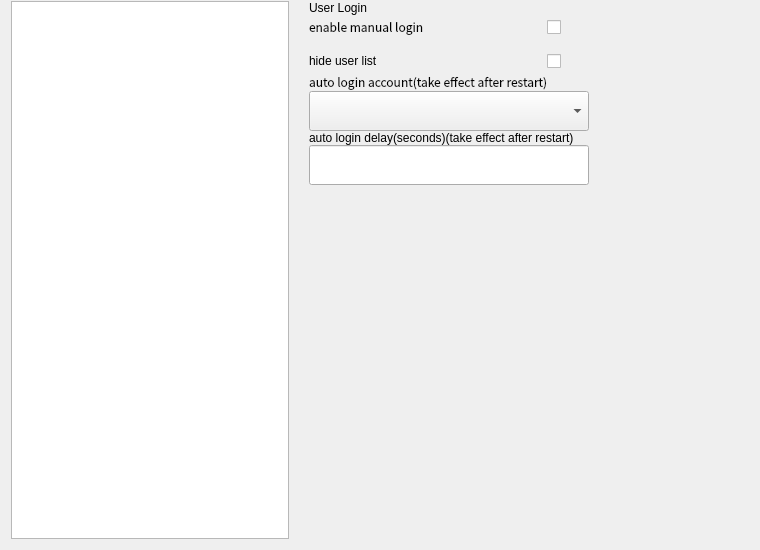
<?xml version="1.0" encoding="UTF-8"?>
<ui version="4.0">
 <class>GreeterSetting</class>
 <widget class="QWidget" name="GreeterSetting">
  <property name="geometry">
   <rect>
    <x>0</x>
    <y>0</y>
    <width>760</width>
    <height>550</height>
   </rect>
  </property>
  <property name="windowTitle">
   <string>GreeterSetting</string>
  </property>
  <property name="styleSheet">
   <string notr="true"/>
  </property>
  <layout class="QHBoxLayout" name="horizontalLayout">
   <property name="spacing">
    <number>0</number>
   </property>
   <property name="topMargin">
    <number>0</number>
   </property>
   <item>
    <widget class="QWidget" name="tab" native="true">
     <property name="sizePolicy">
      <sizepolicy hsizetype="Fixed" vsizetype="Preferred">
       <horstretch>0</horstretch>
       <verstretch>0</verstretch>
      </sizepolicy>
     </property>
     <property name="minimumSize">
      <size>
       <width>286</width>
       <height>0</height>
      </size>
     </property>
     <property name="styleSheet">
      <string notr="true"/>
     </property>
     <layout class="QVBoxLayout" name="verticalLayout_2">
      <property name="spacing">
       <number>0</number>
      </property>
      <property name="leftMargin">
       <number>0</number>
      </property>
      <property name="topMargin">
       <number>1</number>
      </property>
      <property name="rightMargin">
       <number>1</number>
      </property>
      <property name="bottomMargin">
       <number>0</number>
      </property>
      <item>
       <widget class="DisableDeselectListWidget" name="tabList">
        <property name="sizePolicy">
         <sizepolicy hsizetype="Fixed" vsizetype="Expanding">
          <horstretch>0</horstretch>
          <verstretch>0</verstretch>
         </sizepolicy>
        </property>
        <property name="minimumSize">
         <size>
          <width>274</width>
          <height>0</height>
         </size>
        </property>
        <property name="maximumSize">
         <size>
          <width>278</width>
          <height>16777215</height>
         </size>
        </property>
        <property name="styleSheet">
         <string notr="true"/>
        </property>
        <property name="currentRow">
         <number>-1</number>
        </property>
       </widget>
      </item>
     </layout>
    </widget>
   </item>
   <item>
    <widget class="QWidget" name="stack" native="true">
     <property name="styleSheet">
      <string notr="true"/>
     </property>
     <layout class="QVBoxLayout" name="verticalLayout">
      <property name="spacing">
       <number>0</number>
      </property>
      <property name="leftMargin">
       <number>0</number>
      </property>
      <property name="topMargin">
       <number>1</number>
      </property>
      <property name="rightMargin">
       <number>0</number>
      </property>
      <property name="bottomMargin">
       <number>0</number>
      </property>
      <item>
       <widget class="QStackedWidget" name="stackedWidget">
        <property name="currentIndex">
         <number>1</number>
        </property>
        <widget class="QWidget" name="appearence">
         <property name="styleSheet">
          <string notr="true"/>
         </property>
         <layout class="QVBoxLayout" name="verticalLayout_3">
          <property name="spacing">
           <number>0</number>
          </property>
          <property name="leftMargin">
           <number>12</number>
          </property>
          <property name="topMargin">
           <number>0</number>
          </property>
          <property name="rightMargin">
           <number>0</number>
          </property>
          <property name="bottomMargin">
           <number>0</number>
          </property>
          <item alignment="Qt::AlignLeft">
           <widget class="QLabel" name="label_appearence">
            <property name="sizePolicy">
             <sizepolicy hsizetype="Minimum" vsizetype="Minimum">
              <horstretch>0</horstretch>
              <verstretch>0</verstretch>
             </sizepolicy>
            </property>
            <property name="font">
             <font>
              <family>NotoSansCJKsc-Light</family>
              <weight>75</weight>
              <bold>true</bold>
             </font>
            </property>
            <property name="styleSheet">
             <string notr="true"/>
            </property>
            <property name="text">
             <string>Appearance Setting</string>
            </property>
           </widget>
          </item>
          <item>
           <widget class="LoginGreeterPreviewWidget" name="preview" native="true">
            <property name="sizePolicy">
             <sizepolicy hsizetype="Fixed" vsizetype="Fixed">
              <horstretch>0</horstretch>
              <verstretch>0</verstretch>
             </sizepolicy>
            </property>
            <property name="minimumSize">
             <size>
              <width>330</width>
              <height>186</height>
             </size>
            </property>
            <property name="styleSheet">
             <string notr="true"/>
            </property>
           </widget>
          </item>
          <item>
           <widget class="QLabel" name="label_selectPix">
            <property name="font">
             <font>
              <family>NotoSansCJKSC</family>
             </font>
            </property>
            <property name="styleSheet">
             <string notr="true"/>
            </property>
            <property name="text">
             <string>Select Image</string>
            </property>
           </widget>
          </item>
          <item>
           <widget class="QToolButton" name="btn_browse">
            <property name="minimumSize">
             <size>
              <width>70</width>
              <height>38</height>
             </size>
            </property>
            <property name="maximumSize">
             <size>
              <width>70</width>
              <height>32</height>
             </size>
            </property>
            <property name="styleSheet">
             <string notr="true"/>
            </property>
            <property name="text">
             <string>Browse</string>
            </property>
           </widget>
          </item>
          <item>
           <widget class="QLabel" name="label_selectMode">
            <property name="styleSheet">
             <string notr="true"/>
            </property>
            <property name="text">
             <string>Scale Mode</string>
            </property>
           </widget>
          </item>
          <item>
           <widget class="QComboBox" name="combo_mode">
            <property name="sizePolicy">
             <sizepolicy hsizetype="Fixed" vsizetype="Fixed">
              <horstretch>0</horstretch>
              <verstretch>0</verstretch>
             </sizepolicy>
            </property>
            <property name="minimumSize">
             <size>
              <width>280</width>
              <height>40</height>
             </size>
            </property>
            <property name="maximumSize">
             <size>
              <width>280</width>
              <height>40</height>
             </size>
            </property>
            <property name="styleSheet">
             <string notr="true"/>
            </property>
           </widget>
          </item>
          <item>
           <widget class="QWidget" name="verticalWidget" native="true">
            <property name="sizePolicy">
             <sizepolicy hsizetype="Preferred" vsizetype="Fixed">
              <horstretch>0</horstretch>
              <verstretch>0</verstretch>
             </sizepolicy>
            </property>
            <property name="minimumSize">
             <size>
              <width>0</width>
              <height>82</height>
             </size>
            </property>
            <property name="maximumSize">
             <size>
              <width>16777215</width>
              <height>82</height>
             </size>
            </property>
            <layout class="QVBoxLayout" name="verticalLayout_5">
             <property name="spacing">
              <number>0</number>
             </property>
             <property name="leftMargin">
              <number>0</number>
             </property>
             <property name="topMargin">
              <number>0</number>
             </property>
             <property name="rightMargin">
              <number>0</number>
             </property>
             <property name="bottomMargin">
              <number>0</number>
             </property>
             <item>
              <widget class="QLabel" name="label_scaleFactor">
               <property name="styleSheet">
                <string notr="true"/>
               </property>
               <property name="text">
                <string>Scale Factor</string>
               </property>
              </widget>
             </item>
             <item>
              <widget class="QComboBox" name="combo_scaleFactor">
               <property name="sizePolicy">
                <sizepolicy hsizetype="Fixed" vsizetype="Fixed">
                 <horstretch>0</horstretch>
                 <verstretch>0</verstretch>
                </sizepolicy>
               </property>
               <property name="minimumSize">
                <size>
                 <width>280</width>
                 <height>40</height>
                </size>
               </property>
               <property name="maximumSize">
                <size>
                 <width>280</width>
                 <height>40</height>
                </size>
               </property>
               <property name="styleSheet">
                <string notr="true"/>
               </property>
              </widget>
             </item>
            </layout>
           </widget>
          </item>
          <item>
           <spacer name="verticalSpacer">
            <property name="orientation">
             <enum>Qt::Vertical</enum>
            </property>
            <property name="sizeHint" stdset="0">
             <size>
              <width>20</width>
              <height>40</height>
             </size>
            </property>
           </spacer>
          </item>
         </layout>
        </widget>
        <widget class="QWidget" name="userlogin">
         <property name="styleSheet">
          <string notr="true"/>
         </property>
         <layout class="QVBoxLayout" name="verticalLayout_4">
          <property name="spacing">
           <number>0</number>
          </property>
          <property name="leftMargin">
           <number>12</number>
          </property>
          <property name="topMargin">
           <number>0</number>
          </property>
          <property name="rightMargin">
           <number>0</number>
          </property>
          <property name="bottomMargin">
           <number>20</number>
          </property>
          <item>
           <widget class="QLabel" name="label_userlogin">
            <property name="styleSheet">
             <string notr="true"/>
            </property>
            <property name="text">
             <string>User Login</string>
            </property>
           </widget>
          </item>
          <item>
           <widget class="QWidget" name="widget" native="true">
            <property name="sizePolicy">
             <sizepolicy hsizetype="Fixed" vsizetype="Preferred">
              <horstretch>0</horstretch>
              <verstretch>0</verstretch>
             </sizepolicy>
            </property>
            <property name="minimumSize">
             <size>
              <width>280</width>
              <height>0</height>
             </size>
            </property>
            <property name="maximumSize">
             <size>
              <width>280</width>
              <height>16777215</height>
             </size>
            </property>
            <layout class="QHBoxLayout" name="horizontalLayout_2">
             <property name="spacing">
              <number>0</number>
             </property>
             <property name="leftMargin">
              <number>0</number>
             </property>
             <property name="topMargin">
              <number>0</number>
             </property>
             <property name="rightMargin">
              <number>0</number>
             </property>
             <property name="bottomMargin">
              <number>0</number>
             </property>
             <item>
              <widget class="QLabel" name="label_maualLogin">
               <property name="font">
                <font>
                 <family>NotoSansCJKSC</family>
                </font>
               </property>
               <property name="styleSheet">
                <string notr="true"/>
               </property>
               <property name="text">
                <string>enable manual login</string>
               </property>
              </widget>
             </item>
             <item>
              <widget class="QCheckBox" name="check_enableManual">
               <property name="sizePolicy">
                <sizepolicy hsizetype="Fixed" vsizetype="Fixed">
                 <horstretch>0</horstretch>
                 <verstretch>0</verstretch>
                </sizepolicy>
               </property>
               <property name="minimumSize">
                <size>
                 <width>42</width>
                 <height>24</height>
                </size>
               </property>
               <property name="maximumSize">
                <size>
                 <width>42</width>
                 <height>24</height>
                </size>
               </property>
               <property name="styleSheet">
                <string notr="true"/>
               </property>
               <property name="text">
                <string/>
               </property>
              </widget>
             </item>
            </layout>
           </widget>
          </item>
          <item>
           <widget class="QWidget" name="widget" native="true">
            <property name="sizePolicy">
             <sizepolicy hsizetype="Fixed" vsizetype="Preferred">
              <horstretch>0</horstretch>
              <verstretch>0</verstretch>
             </sizepolicy>
            </property>
            <property name="minimumSize">
             <size>
              <width>280</width>
              <height>0</height>
             </size>
            </property>
            <property name="maximumSize">
             <size>
              <width>280</width>
              <height>16777215</height>
             </size>
            </property>
            <layout class="QHBoxLayout" name="horizontalLayout_5">
             <property name="spacing">
              <number>0</number>
             </property>
             <property name="leftMargin">
              <number>0</number>
             </property>
             <property name="topMargin">
              <number>10</number>
             </property>
             <property name="rightMargin">
              <number>0</number>
             </property>
             <property name="bottomMargin">
              <number>0</number>
             </property>
             <item>
              <widget class="QLabel" name="label_hideUserList">
               <property name="styleSheet">
                <string notr="true"/>
               </property>
               <property name="text">
                <string>hide user list</string>
               </property>
              </widget>
             </item>
             <item>
              <widget class="QCheckBox" name="check_hideUserList">
               <property name="sizePolicy">
                <sizepolicy hsizetype="Fixed" vsizetype="Fixed">
                 <horstretch>0</horstretch>
                 <verstretch>0</verstretch>
                </sizepolicy>
               </property>
               <property name="minimumSize">
                <size>
                 <width>42</width>
                 <height>24</height>
                </size>
               </property>
               <property name="maximumSize">
                <size>
                 <width>42</width>
                 <height>24</height>
                </size>
               </property>
               <property name="styleSheet">
                <string notr="true"/>
               </property>
               <property name="text">
                <string/>
               </property>
              </widget>
             </item>
            </layout>
           </widget>
          </item>
          <item>
           <widget class="QLabel" name="label_autoLoginUserName">
            <property name="font">
             <font>
              <family>NotoSansCJKSC</family>
             </font>
            </property>
            <property name="styleSheet">
             <string notr="true"/>
            </property>
            <property name="text">
             <string>auto login account(take effect after restart)</string>
            </property>
           </widget>
          </item>
          <item>
           <widget class="QComboBox" name="combo_autoLoginUser">
            <property name="sizePolicy">
             <sizepolicy hsizetype="Fixed" vsizetype="Fixed">
              <horstretch>0</horstretch>
              <verstretch>0</verstretch>
             </sizepolicy>
            </property>
            <property name="minimumSize">
             <size>
              <width>280</width>
              <height>40</height>
             </size>
            </property>
            <property name="maximumSize">
             <size>
              <width>280</width>
              <height>40</height>
             </size>
            </property>
           </widget>
          </item>
          <item>
           <widget class="QLabel" name="label_autoLoginDelay">
            <property name="styleSheet">
             <string notr="true"/>
            </property>
            <property name="text">
             <string>auto login delay(seconds)(take effect after restart)</string>
            </property>
           </widget>
          </item>
          <item>
           <widget class="QLineEdit" name="edit_autologinDelay">
            <property name="sizePolicy">
             <sizepolicy hsizetype="Fixed" vsizetype="Fixed">
              <horstretch>0</horstretch>
              <verstretch>0</verstretch>
             </sizepolicy>
            </property>
            <property name="minimumSize">
             <size>
              <width>280</width>
              <height>40</height>
             </size>
            </property>
            <property name="maximumSize">
             <size>
              <width>280</width>
              <height>40</height>
             </size>
            </property>
            <property name="styleSheet">
             <string notr="true"/>
            </property>
           </widget>
          </item>
          <item>
           <spacer name="verticalSpacer_2">
            <property name="orientation">
             <enum>Qt::Vertical</enum>
            </property>
            <property name="sizeHint" stdset="0">
             <size>
              <width>20</width>
              <height>40</height>
             </size>
            </property>
           </spacer>
          </item>
         </layout>
        </widget>
       </widget>
      </item>
     </layout>
    </widget>
   </item>
  </layout>
 </widget>
 <layoutdefault spacing="6" margin="11"/>
 <customwidgets>
  <customwidget>
   <class>LoginGreeterPreviewWidget</class>
   <extends>QWidget</extends>
   <header location="global">logingreeterpreviewwidget.h</header>
   <container>1</container>
  </customwidget>
  <customwidget>
   <class>DisableDeselectListWidget</class>
   <extends>QListWidget</extends>
   <header location="global">disabledeselectlistwidget.h</header>
  </customwidget>
 </customwidgets>
 <resources/>
 <connections/>
</ui>
